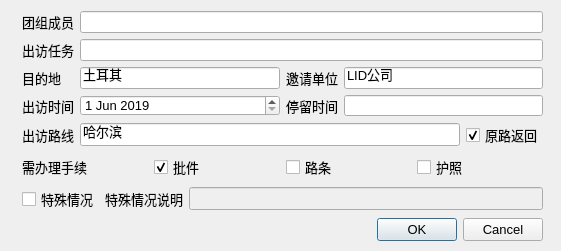
<?xml version="1.0" encoding="UTF-8"?>
<ui version="4.0">
 <class>Dialog</class>
 <widget class="QDialog" name="Dialog">
  <property name="geometry">
   <rect>
    <x>0</x>
    <y>0</y>
    <width>561</width>
    <height>251</height>
   </rect>
  </property>
  <property name="windowTitle">
   <string>团组信息录入</string>
  </property>
  <widget class="QWidget" name="layoutWidget">
   <property name="geometry">
    <rect>
     <x>22</x>
     <y>11</y>
     <width>521</width>
     <height>230</height>
    </rect>
   </property>
   <layout class="QVBoxLayout" name="verticalLayout">
    <item>
     <layout class="QFormLayout" name="formLayout">
      <item row="0" column="0">
       <widget class="QLabel" name="label_group_members">
        <property name="font">
         <font>
          <family>Arial</family>
          <pointsize>10</pointsize>
         </font>
        </property>
        <property name="text">
         <string>团组成员</string>
        </property>
       </widget>
      </item>
      <item row="0" column="1">
       <widget class="QLineEdit" name="lineEdit_group_members">
        <property name="font">
         <font>
          <family>Arial</family>
          <pointsize>10</pointsize>
         </font>
        </property>
       </widget>
      </item>
      <item row="1" column="1">
       <widget class="QLineEdit" name="lineEdit_job_detail">
        <property name="font">
         <font>
          <family>Arial</family>
          <pointsize>10</pointsize>
         </font>
        </property>
       </widget>
      </item>
      <item row="1" column="0">
       <widget class="QLabel" name="label_job_detail">
        <property name="font">
         <font>
          <family>Arial</family>
          <pointsize>10</pointsize>
         </font>
        </property>
        <property name="text">
         <string>出访任务</string>
        </property>
       </widget>
      </item>
     </layout>
    </item>
    <item>
     <layout class="QGridLayout" name="gridLayout">
      <item row="0" column="0">
       <widget class="QLabel" name="label_destination">
        <property name="font">
         <font>
          <family>Arial</family>
          <pointsize>10</pointsize>
         </font>
        </property>
        <property name="text">
         <string>目的地</string>
        </property>
       </widget>
      </item>
      <item row="0" column="1">
       <widget class="QLineEdit" name="lineEdit_destination">
        <property name="font">
         <font>
          <family>Arial</family>
          <pointsize>10</pointsize>
         </font>
        </property>
        <property name="text">
         <string>土耳其</string>
        </property>
       </widget>
      </item>
      <item row="0" column="2">
       <widget class="QLabel" name="label_inviter">
        <property name="font">
         <font>
          <family>Arial</family>
          <pointsize>10</pointsize>
         </font>
        </property>
        <property name="text">
         <string>邀请单位</string>
        </property>
       </widget>
      </item>
      <item row="0" column="3">
       <widget class="QLineEdit" name="lineEdit_inviter">
        <property name="font">
         <font>
          <family>Arial</family>
          <pointsize>10</pointsize>
         </font>
        </property>
        <property name="text">
         <string>LID公司</string>
        </property>
       </widget>
      </item>
      <item row="1" column="0">
       <widget class="QLabel" name="label_departure_date">
        <property name="font">
         <font>
          <family>Arial</family>
          <pointsize>10</pointsize>
         </font>
        </property>
        <property name="text">
         <string>出访时间</string>
        </property>
       </widget>
      </item>
      <item row="1" column="1">
       <widget class="QDateEdit" name="dateEdit_departure_date">
        <property name="font">
         <font>
          <family>Arial</family>
          <pointsize>10</pointsize>
         </font>
        </property>
        <property name="dateTime">
         <datetime>
          <hour>0</hour>
          <minute>0</minute>
          <second>0</second>
          <year>2019</year>
          <month>6</month>
          <day>1</day>
         </datetime>
        </property>
       </widget>
      </item>
      <item row="1" column="2">
       <widget class="QLabel" name="label_time">
        <property name="font">
         <font>
          <family>Arial</family>
          <pointsize>10</pointsize>
         </font>
        </property>
        <property name="text">
         <string>停留时间</string>
        </property>
       </widget>
      </item>
      <item row="1" column="3">
       <widget class="QLineEdit" name="lineEdit_time">
        <property name="font">
         <font>
          <family>Arial</family>
          <pointsize>10</pointsize>
         </font>
        </property>
        <property name="text">
         <string/>
        </property>
       </widget>
      </item>
     </layout>
    </item>
    <item>
     <layout class="QHBoxLayout" name="horizontalLayout_2">
      <item>
       <widget class="QLabel" name="label_tour_rountine">
        <property name="font">
         <font>
          <family>Arial</family>
          <pointsize>10</pointsize>
         </font>
        </property>
        <property name="text">
         <string>出访路线</string>
        </property>
       </widget>
      </item>
      <item>
       <widget class="QLineEdit" name="lineEdit_tour_rountine">
        <property name="font">
         <font>
          <family>Arial</family>
          <pointsize>10</pointsize>
         </font>
        </property>
        <property name="text">
         <string>哈尔滨</string>
        </property>
       </widget>
      </item>
      <item>
       <widget class="QCheckBox" name="checkBox_tour_rountine">
        <property name="font">
         <font>
          <family>Arial</family>
          <pointsize>10</pointsize>
         </font>
        </property>
        <property name="text">
         <string>原路返回</string>
        </property>
        <property name="checked">
         <bool>true</bool>
        </property>
       </widget>
      </item>
     </layout>
    </item>
    <item>
     <layout class="QHBoxLayout" name="horizontalLayout_3">
      <item>
       <widget class="QLabel" name="label_needed_doc">
        <property name="font">
         <font>
          <family>Arial</family>
          <pointsize>10</pointsize>
         </font>
        </property>
        <property name="text">
         <string>需办理手续</string>
        </property>
       </widget>
      </item>
      <item>
       <widget class="QCheckBox" name="checkBox_he_permission">
        <property name="font">
         <font>
          <family>Arial</family>
          <pointsize>10</pointsize>
         </font>
        </property>
        <property name="acceptDrops">
         <bool>false</bool>
        </property>
        <property name="text">
         <string>批件</string>
        </property>
        <property name="checked">
         <bool>true</bool>
        </property>
       </widget>
      </item>
      <item>
       <widget class="QCheckBox" name="checkBox_customs_pass">
        <property name="font">
         <font>
          <family>Arial</family>
          <pointsize>10</pointsize>
         </font>
        </property>
        <property name="acceptDrops">
         <bool>false</bool>
        </property>
        <property name="text">
         <string>路条</string>
        </property>
       </widget>
      </item>
      <item>
       <widget class="QCheckBox" name="checkBox_passport">
        <property name="font">
         <font>
          <family>Arial</family>
          <pointsize>10</pointsize>
         </font>
        </property>
        <property name="acceptDrops">
         <bool>false</bool>
        </property>
        <property name="text">
         <string>护照</string>
        </property>
       </widget>
      </item>
     </layout>
    </item>
    <item>
     <layout class="QHBoxLayout" name="horizontalLayout">
      <item>
       <widget class="QCheckBox" name="checkBox_special_note">
        <property name="font">
         <font>
          <family>Arial</family>
          <pointsize>10</pointsize>
         </font>
        </property>
        <property name="text">
         <string>特殊情况</string>
        </property>
       </widget>
      </item>
      <item>
       <widget class="QLabel" name="label_special_note">
        <property name="font">
         <font>
          <family>Arial</family>
          <pointsize>10</pointsize>
         </font>
        </property>
        <property name="text">
         <string>特殊情况说明</string>
        </property>
       </widget>
      </item>
      <item>
       <widget class="QLineEdit" name="lineEdit_special_note">
        <property name="enabled">
         <bool>false</bool>
        </property>
        <property name="font">
         <font>
          <family>Arial</family>
          <pointsize>10</pointsize>
         </font>
        </property>
       </widget>
      </item>
     </layout>
    </item>
    <item>
     <widget class="QDialogButtonBox" name="buttonBox">
      <property name="font">
       <font>
        <family>Arial</family>
        <pointsize>10</pointsize>
       </font>
      </property>
      <property name="orientation">
       <enum>Qt::Horizontal</enum>
      </property>
      <property name="standardButtons">
       <set>QDialogButtonBox::Cancel|QDialogButtonBox::Ok</set>
      </property>
     </widget>
    </item>
   </layout>
  </widget>
 </widget>
 <tabstops>
  <tabstop>lineEdit_group_members</tabstop>
  <tabstop>lineEdit_job_detail</tabstop>
  <tabstop>lineEdit_destination</tabstop>
  <tabstop>lineEdit_inviter</tabstop>
  <tabstop>dateEdit_departure_date</tabstop>
  <tabstop>lineEdit_time</tabstop>
 </tabstops>
 <resources/>
 <connections>
  <connection>
   <sender>buttonBox</sender>
   <signal>clicked(QAbstractButton*)</signal>
   <receiver>Dialog</receiver>
   <slot>close()</slot>
   <hints>
    <hint type="sourcelabel">
     <x>643</x>
     <y>292</y>
    </hint>
    <hint type="destinationlabel">
     <x>674</x>
     <y>312</y>
    </hint>
   </hints>
  </connection>
 </connections>
</ui>
